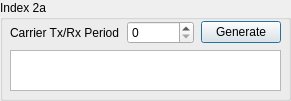
     <widget class="QGroupBox" name="groupBox_Index2a">
      <property name="geometry">
       <rect>
        <x>10</x>
        <y>60</y>
        <width>291</width>
        <height>101</height>
       </rect>
      </property>
      <property name="title">
       <string>Index 2a</string>
      </property>
      <widget class="QTextBrowser" name="OnsemiCarrierPer_CodeText">
       <property name="geometry">
        <rect>
         <x>10</x>
         <y>50</y>
         <width>271</width>
         <height>41</height>
        </rect>
       </property>
      </widget>
      <widget class="QWidget" name="layoutWidget">
       <property name="geometry">
        <rect>
         <x>10</x>
         <y>20</y>
         <width>271</width>
         <height>25</height>
        </rect>
       </property>
       <layout class="QHBoxLayout" name="horizontalLayout_9">
        <property name="spacing">
         <number>7</number>
        </property>
        <item>
         <widget class="QLabel" name="label_53">
          <property name="text">
           <string>Carrier Tx/Rx Period</string>
          </property>
         </widget>
        </item>
        <item>
         <widget class="QSpinBox" name="OnsemiCarrierPer">
          <property name="maximum">
           <number>2047</number>
          </property>
         </widget>
        </item>
        <item>
         <widget class="QPushButton" name="OnsemiCarrierPer_GenerateButton">
          <property name="acceptDrops">
           <bool>false</bool>
          </property>
          <property name="layoutDirection">
           <enum>Qt::LeftToRight</enum>
          </property>
          <property name="text">
           <string>Generate</string>
          </property>
          <property name="checkable">
           <bool>true</bool>
          </property>
          <property name="autoRepeat">
           <bool>false</bool>
          </property>
          <property name="autoExclusive">
           <bool>false</bool>
          </property>
          <property name="autoRepeatInterval">
           <number>100</number>
          </property>
          <property name="default">
           <bool>true</bool>
          </property>
         </widget>
        </item>
       </layout>
      </widget>
     </widget>
